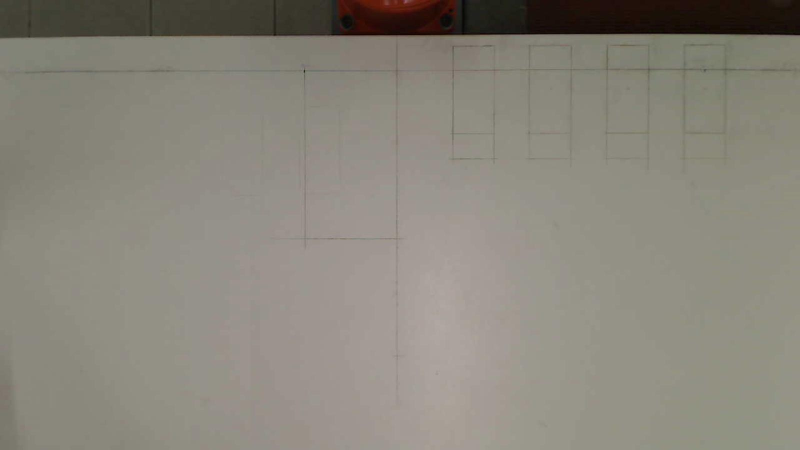
%> input picture GUI_28April/ChocolateDetection/Table.jpg, 1600 x 900 px (shown at 1/2 size)
$ octave --eval "result = detect_chocolates(imread('Table.jpg'));"   (GNU Octave 9; MATLAB toolbox functions it lacks are replaced by stand-ins)
%> lines starting %> are read from the running program, lines starting %| are printed output that depends on the picture
### GUI_28April/ChocolateDetection/reader.m
 function [seeker] = reader(target)
%initialize
seeker = zeros(1,5);

%converting target image
tableimage ='Table.jpg';
tableIM = imread(tableimage);

targetIM = target;
targetIM = imcomplement(imabsdiff(targetIM,tableIM ));
targetHsv = rgb2hsv(targetIM);

  for countingIM = 1:5
    %isolate colour according to flavour

    if countingIM == 1
        %unknown
        Selected =((targetHsv(:,:,1)*360>100 & targetHsv(:,:,1)*360 <300)...
            &(targetHsv(:,:,2)<0.4) &(targetHsv(:,:,3)>0 & targetHsv(:,:,3)<0.8));

    elseif countingIM == 2
        %blue
        Selected =( (targetHsv(:,:,1)*360>210 & targetHsv(:,:,1)*360 <240)...
            &(targetHsv(:,:,2)<1) &(targetHsv(:,:,3)>0.65 &targetHsv(:,:,3)<0.95));

    elseif countingIM == 3
        %orange
        Selected =( (targetHsv(:,:,1)*360>20 & targetHsv(:,:,1)*360 <40)...
            &(targetHsv(:,:,2)>0.05) &(targetHsv(:,:,3)>0.8 &targetHsv(:,:,3)<1));

    elseif countingIM == 4
        %dark
        Selected =( (targetHsv(:,:,1)*360>0 & targetHsv(:,:,1)*360 <60)...
            &(targetHsv(:,:,2)<0.2 & targetHsv(:,:,2)>0) &(targetHsv(:,:,3)>0.0 &targetHsv(:,:,3)<0.8));


    elseif countingIM == 5
        %mint
        Selected =( (targetHsv(:,:,1)*360>50 & targetHsv(:,:,1)*360 <100)...
            &(targetHsv(:,:,2)>0.2) &(targetHsv(:,:,3)>0 &targetHsv(:,:,3)<1));

    end


    %isolate and convert to bw
    bwSelected =Selected;
    bwSelected = bwareaopen(bwSelected,100);
    bwSelected = bwmorph(bwSelected, 'open');
    bwSelected = bwconvhull(bwSelected, 'Object' );
    [labeled,~] = bwlabel (bwSelected);

    %find area and calculate the value
    measurement = regionprops(labeled ,'Area');
    measurement0 = struct2cell(measurement);
    measurement1 = cell2mat(measurement0);

    %find the chocolate according to the area found in the bw image
    if countingIM == 1
         %unknown
         yesOrno = find(measurement1<1000 & measurement1> 500);

         if  size(yesOrno) ~= 0

             seeker(countingIM) = 1;

         end

    elseif countingIM == 2
        %milk chocolate
        yesOrno = find(measurement1<5000 & measurement1> 1300);
        %unknown blue chocolate
        yesIrno = find(measurement1<1000 & measurement1>900);

        if  size(yesOrno) ~= 0

            seeker(countingIM) = 1;

        end

        if size(yesIrno) ~= 0

            seeker(countingIM-1)=1;
        end

    elseif countingIM == 3
        %Dark
        yesOrno = find(measurement1<900 & measurement1> 0);

        if  size(yesOrno) ~= 0

            seeker(countingIM) = 1;

        end

    elseif countingIM == 4
        %orange
        yesOrno = find(measurement1<900 & measurement1> 20);

        if  size(yesOrno) ~= 0

            seeker(countingIM) = 1;

        end
    elseif countingIM == 5
        %mint
        yesOrno = find(measurement1<1200 & measurement1> 120);

        if  size(yesOrno) ~= 0

            seeker(countingIM) = 1;

        end
    end


  end


### GUI_28April/ChocolateDetection/detect_chocolates.m
%-----------------CHOCOLATE DETECTION FUNCTION-----------------------------
% Input     : Image im from capture snapshoot
% Output    : Detected chocolate data in matrix c --> centroid, flavour,
% top/bottom, reachability, pickability
%--------------------------------------------------------------------------

function c = detect_chocolates(im)

%Initial Variable
feaST = cell (120,1);
chocFeatures = cell (1,120);
sampleIM =1;
data = zeros(30,10);
iterate = 0;
counter = 0;
cancelLoop =0;
NoIte = 2;
threshold = 120;

%Read and modified target image
target = im;
targetgray = rgb2gray(target);
[sizeTargetIM_Y,~] = size(target);


%pass image to reader function & find the validity of the return value
vldMatrice = reader(im);
validity = find(vldMatrice == 1);
[~,valid] = size(validity);

if valid ==0

    %if invalid cancel the whole loop : to prevent crash
    cancelLoop =1;

else

    %send the validity matrices to feature reader and store it in array
    %form
    [feaST,chocFeatures,Samplegray,MaxSize,seperator] = featureReader(vldMatrice);

    %detect the target image features
    targetPoints = detectSURFFeatures(targetgray,'MetricThreshold',threshold);
    [targetFeatures, targetPoints] = extractFeatures(targetgray, targetPoints);

end

while cancelLoop ~= 1

   %sampleIm is the counter of the image and to prevent to go over the the
   %max sample the below if is used
   if sampleIM ==(MaxSize+1) && iterate < NoIte
        iterate=iterate +1;
        sampleIM=1;


   elseif sampleIM==(MaxSize+1) && iterate >=NoIte
        sampleIM=sampleIM-1;
%        targetPoints = detectSURFFeatures(targetgray,'MetricThreshold',threshold);

        %cancel the loop
        cancelLoop =  cancelLoop +1;

   end


    %Pairing the target and sample image
    Pairs = matchFeatures(chocFeatures{sampleIM}, targetFeatures,'MatchThreshold' , 20 );
    [PairsX,~]=size(Pairs(:,1));

    %check if target image has min required points
    if PairsX >= 9

        %matched points between target and sample
        matchedCHOCPoints = feaST{sampleIM}(Pairs(:, 1), :);
        matchedTARGETPoints = targetPoints(Pairs(:, 2), :);

        %present match features and matching process (really cool)
%       figure(2);
%       showMatchedFeatures(Samplegray{sampleIM}, targetgray, matchedCHOCPoints,matchedTARGETPoints, 'montage');


        %transform and calculate the number of inlier point
        [tform, inlierMILKPoints, ~,status] = estimateGeometricTransform(matchedCHOCPoints, matchedTARGETPoints, 'affine','MaxDistance',6);
        [inX,~]= size(inlierMILKPoints);

        %check if the inlier point are sufficient
        if inX>=2 && status == 0


            %the polygon of the sample image size
            boxPolygon = [1, 1;...                           % top-left
            size(Samplegray{sampleIM}, 2), 1;...                 % top-right
            size(Samplegray{sampleIM}, 2), size(Samplegray{sampleIM}, 1);... % bottom-right
            1, size(Samplegray{sampleIM}, 1);...                 % bottom-left
            1, 1];                   % top-left again to close the polygon

            %transformation method of the polygon to target image
            newBoxPolygon = transformPointsForward(tform, boxPolygon);


            %final check if the polygon square or not( if square then it is
            %valid chocolate)
            %diagonal 1
            Check1x = newBoxPolygon(1,1)-newBoxPolygon(3,1);
            Check1y = newBoxPolygon(1,2)-newBoxPolygon(3,2);
            Check1  = sqrt(Check1x^2 + Check1y^2);
            %diagonal 2
            Check2x = newBoxPolygon(2,1)-newBoxPolygon(4,1);
            Check2y = newBoxPolygon(4,2)-newBoxPolygon(2,2);
            Check2  = sqrt(Check2x^2 + Check2y^2);
            %length
            Check3x = newBoxPolygon(1,1)-newBoxPolygon(4,1);
            Check3y = newBoxPolygon(1,2)-newBoxPolygon(4,2);
            Check3 = sqrt( Check3x^2 + Check3y^2);
            %width
            Check4x = newBoxPolygon(1,1)-newBoxPolygon(2,1);
            Check4y = newBoxPolygon(1,2)-newBoxPolygon(2,2);
            Check4 = sqrt( Check4x^2 + Check4y^2);

            %validity of polygon shape
            if (Check1 < (Check2 +10) && Check1 > (Check2-10)) && (Check1 < 230 &&(Check3> 75 && Check3<100))&& Check4 > 170

                %centroid of chocolate
                Centroid_x = mean(newBoxPolygon(1:4,1));
                Centroid_y = mean(newBoxPolygon(1:4,2));

                %theta
                y_diff = newBoxPolygon(2,2)-newBoxPolygon(1,2);
                x_diff = newBoxPolygon(2,1)-newBoxPolygon(1,1);
                theta =  atan2(y_diff,x_diff);

                %pointer line
                LineArray= ThetaLine(Centroid_x,Centroid_y,theta);

                %storing data inarray
                counter =counter+1;
                data(counter,1)= Centroid_x;
                data(counter,2)= Centroid_y;
                data(counter,3)= -theta;
                data(counter,8) = LineArray(1);
                data(counter,9) = LineArray(2);
                data(counter,6)=elip(Centroid_x,Centroid_y);

                %masking from polygon to binary
                storeXcoor = transpose(double(newBoxPolygon(:,1)));
                storeYcoor = transpose(double(newBoxPolygon(:,2)));

                masking = poly2mask(storeXcoor,storeYcoor,900,1600);
                masktarget = targetgray;
                masktarget ( masking==1)=0;
                targetgray = masktarget;

                %extract feature
                [targetFeatures, targetPoints] = extractFeatures(targetgray, targetPoints);

                %repeat when score a hit to ensure all chocolate  are
                %captured

                if sampleIM <= seperator(1,1)

                    %loopback to 1st image
                    sampleIM = 1;
                    %store flavour
                    data(counter,7) = seperator(1,3);
                    data(counter,10) = sampleIM;


                elseif sampleIM <= seperator(2,1) && seperator (2,1) ~= 0

                    %loopback to 1st image of 2nd type of choc
                    sampleIM = seperator (1,1)+1;

                    %store flavour
                    data(counter,7) = seperator(2,3);
                    data(counter,10) = sampleIM - seperator(1,1);


                elseif sampleIM <= seperator(3,1) && seperator (3,1) ~= 0

                    %loopback to 1st image of 3nd type of choc
                    sampleIM = seperator (2,1)+1;

                    %store flavour
                    data(counter,7) = seperator(3,3);
                    data(counter,10) = sampleIM - seperator(2,1);


                elseif sampleIM <= seperator(4,1) && seperator (4,1) ~= 0

                    %loopback to 1st image of 4nd type of choc
                    sampleIM = seperator (3,1)+1;

                    %store flavour
                    data(counter,7) = seperator(4,3);
                    data(counter,10) = sampleIM - seperator(3,1);

                elseif sampleIM <= seperator(5,1) && seperator (5,1) ~= 0
                    %loopback to 1st image of 5nd type of choc
                    sampleIM = seperator (4,1)+1;

                    %store flavour
                    data(counter,7) = seperator(5,3);
                    data(counter,10) = sampleIM - seperator(4,1);

                end

            else

                sampleIM = sampleIM+1;

            end

        else

            sampleIM = sampleIM+1;

        end

    else

        sampleIM = sampleIM +1;

    end
end

[YY , ~] = size(data(:,1));


%putting result in array form

for co = 1:YY
    if data(co,1) ~= 0
    c(co,1) = data (co,1);                          %x
    c(co,2) = sizeTargetIM_Y - data(co,2);          %y
    c(co,3) = data(co,3);                           %theta
    c(co,4) = 177;                                  %size
    c(co,5) = 81;                                   %size
    c(co,6) = data(co,7);                           %flavour

    if c(co,6) > 0                                  %top or bottom
        c(co,7) = 1;
    else
        c(co,7) = 0;
    end

    c(co,8) = data(co,6);                           %reach

    if c(co,8) == 1                                 %pick
        c(co,9) = 1;
    else
        c(co,9) = 0;
    end


    end
end

% % show figure


plot (data(:,1),data(:,2) ,'r*');
hold on;

dat=1;
while data(dat,1) ~= 0 || dat ==30
hold on
plot([data(dat,1),data(dat,8)],[data(dat,2),data(dat,9)],'Color','red','LineWidth',2)
dat=dat+1;
end
hold off
%> in detect_chocolates, target is the input picture: size 900x1600x3 uint8; mean R, G, B 137.7, 133.6, 123.4
%> in reader, `targetIM = imcomplement(imabsdiff(targetIM,tableIM ));`: targetIM: size 900x1600x3 uint8; every value is 255
%> in reader, `targetHsv = rgb2hsv(targetIM);`: targetHsv: size 900x1600x3 double; mean H, S, V 0, 0, 1
%> after the loop in reader, `for countingIM = 1:5`: seeker = [0 0 0 0 0]
%> in detect_chocolates, `validity = find(vldMatrice == 1);`: validity = []
%> in detect_chocolates, `[~,valid] = size(validity);`: valid = 0
%> after the loop in detect_chocolates, `while cancelLoop ~= 1`: cancelLoop = 1; counter = 0
%> in detect_chocolates, `[YY , ~] = size(data(:,1));`: YY = 30
%> the loop in detect_chocolates, `for co = 1:YY` made 30 passes
%> after the loop in detect_chocolates, `while data(dat,1) ~= 0 || dat ==30`: dat = 1
%> after the loop in detect_chocolates, `while data(dat,1) ~= 0 || dat ==30`:
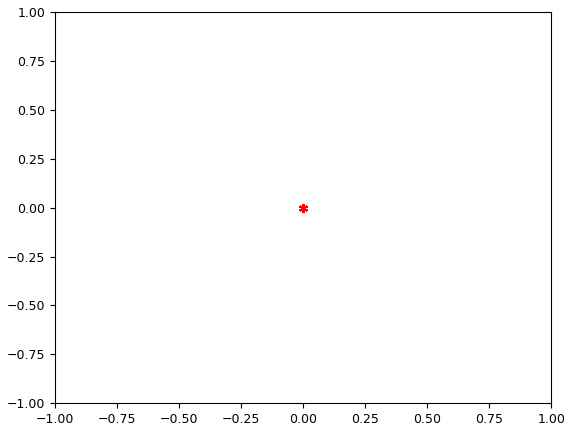
%> figure redrawn from the program's plot data
%> (the run ends here)
